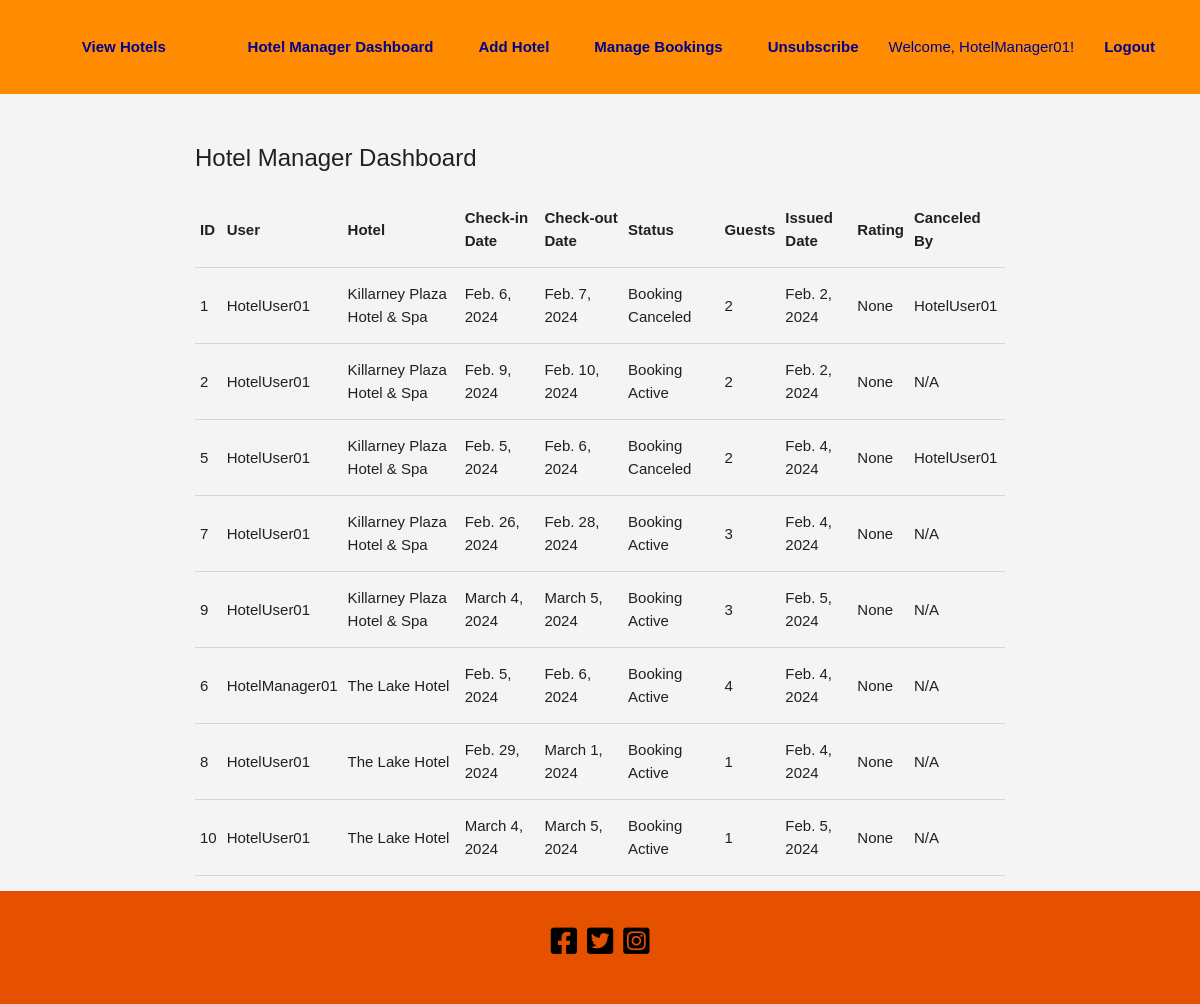
/hotel-manager/dashboard/ (signed in), run on an earlier commit of the app's database.
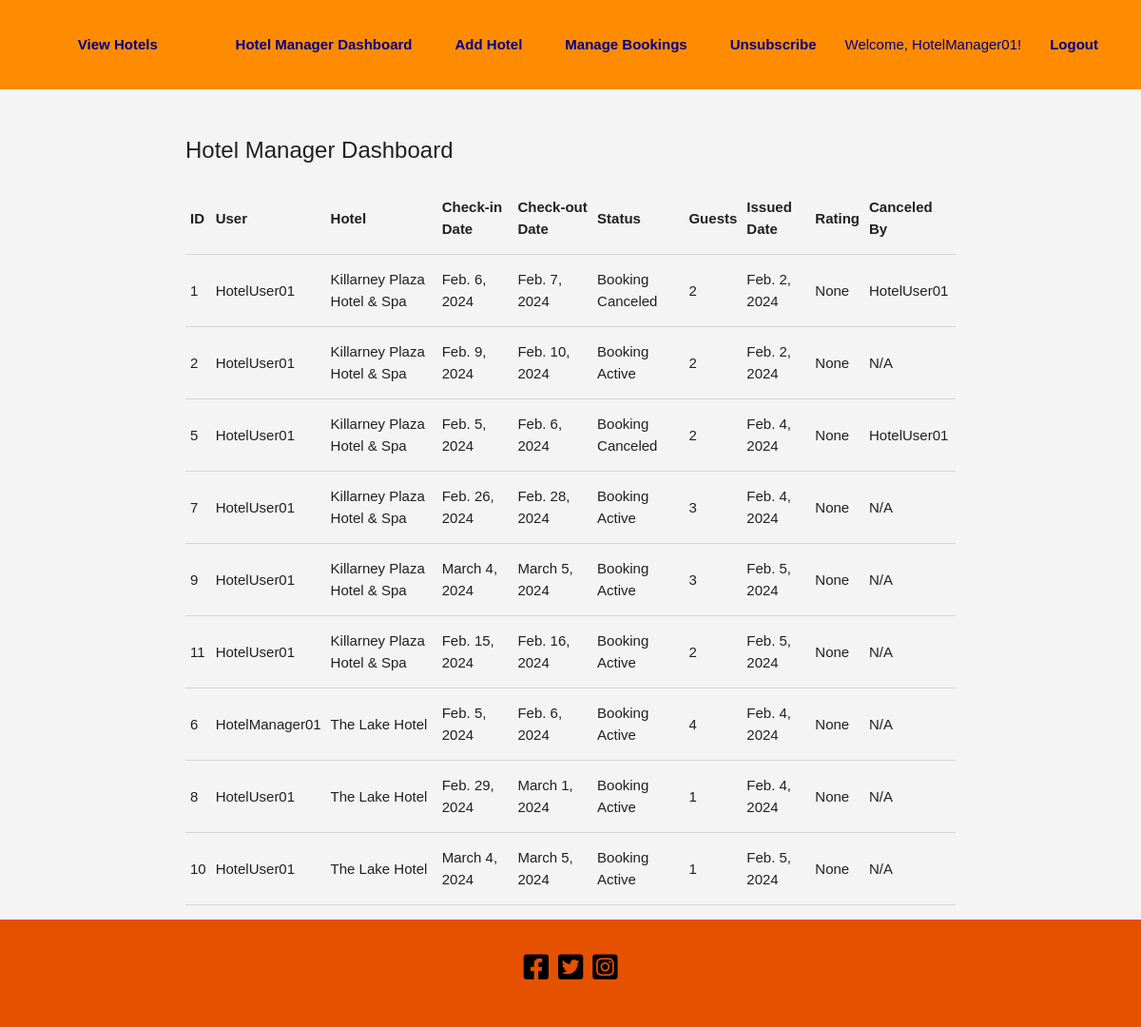
And on a later commit of the database.
### hotel_your_choice/models.py (models this page shows, shortened)
class Booking(models.Model):
    STATUS_ACTIVE = "active"
    STATUS_CANCELED = "canceled"
    STATUS_RESCHEDULED = "rescheduled"
    STATUS_CHOICES = [
        (STATUS_ACTIVE, "Booking Active"),
        (STATUS_CANCELED, "Booking Canceled"),
        (STATUS_RESCHEDULED, "Booking Rescheduled"),
    ]
    user = models.ForeignKey(get_user_model(), on_delete=models.CASCADE)
    hotel = models.ForeignKey(Hotel, on_delete=models.CASCADE)
    check_in_date = models.DateField()
    check_out_date = models.DateField()
    guests = models.PositiveIntegerField()
    issued_date = models.DateField(auto_now_add=True)
    rating = models.PositiveIntegerField(null=True, blank=True)
    status = models.CharField(
        max_length=20, choices=STATUS_CHOICES, default=STATUS_ACTIVE
    )
    canceled_by = models.ForeignKey(
        get_user_model(),
        on_delete=models.SET_NULL,
        null=True,
        blank=True,
        related_name="canceled_bookings",
    )
    original_booking = models.ForeignKey(
        "self", null=True, blank=True, on_delete=models.SET_NULL
    )

class CustomUser(AbstractUser):
    is_hotel_manager = models.BooleanField(default=False)
    is_client_user = models.BooleanField(default=False)
    is_administrator = models.BooleanField(default=True)
    groups = models.ManyToManyField(
        Group, related_name="customuser_groups", db_table="custom_user_groups"
    )
    user_permissions = models.ManyToManyField(
        Permission,
        related_name="customuser_permissions",
        db_table="custom_user_user_permissions",
    )
    profile_picture = models.ImageField(
        upload_to="profile_pics/", null=True, blank=True
    )
    reset_token = models.CharField(max_length=255, null=True, blank=True)
    contact_number = models.CharField(max_length=15, blank=True, null=True)
    roles = models.ManyToManyField("Role")  # Reference Role using string
    class Meta:
        db_table = "custom_user"

class Hotel(models.Model):
    name = models.CharField(max_length=255)
    description = models.TextField()
    address = models.CharField(max_length=255)
    night_rate = models.DecimalField(
        max_digits=10, decimal_places=2, default=0.0
    )
    capacity = models.IntegerField(null=True, blank=True)
    room_number = models.IntegerField(null=True, blank=True)
    main_photo = CloudinaryField(
        "image", folder="hotel_your_choice/hotel_main_photos/"
    )
    other_photos = models.ManyToManyField(
        "Photo", related_name="hotel_photos", blank=True
    )
    amenities = models.CharField(max_length=255, blank=True, null=True)
    manager = models.ForeignKey(
        CustomUser, on_delete=models.CASCADE, related_name="hotels_as_manager"
    )
    rated_bookings = models.ManyToManyField(
        "hotel_your_choice.Booking", related_name="rated_hotels", blank=True
    )
    objects = HotelManager()
    class Meta:
        verbose_name_plural = "Hotels"

### hotel_your_choice/views.py (the view)
@login_required
def hotel_manager_dashboard(request):
    hotels_managed = Hotel.objects.filter(manager=request.user)
    if hotels_managed.exists():
        bookings = Booking.objects.filter(hotel__in=hotels_managed)
    else:
        bookings = []
    return render(
        request,
        "hotel_your_choice/hotel_manager/dashboard.html",
        {"bookings": bookings},
    )

### hotel_your_choice/templates/hotel_your_choice/hotel_manager/dashboard.html (shortened to what this page needs)
{% extends 'base_generic.html' %}
{% load static %}
{% block content %}
<h2>Hotel Manager Dashboard</h2>
<table>
    <thead>
        <tr>
            <th>ID</th>
            <th>User</th>
            <th>Hotel</th>
            <th>Check-in Date</th>
            <th>Check-out Date</th>
            <th>Status</th>
            <th>Guests</th>
            <th>Issued Date</th>
            <th>Rating</th>
            <th>Canceled By</th>
        </tr>
    </thead>
    <tbody>
        {% for booking in bookings %}
        <tr>
            <td>{{ booking.id }}</td>
            <td>{{ booking.user.username }}</td>
            <td>{{ booking.hotel.name }}</td>
            <td>{{ booking.check_in_date }}</td>
            <td>{{ booking.check_out_date }}</td>
            <td>{{ booking.get_status_display }}</td>
            <td>{{ booking.guests }}</td>
            <td>{{ booking.issued_date }}</td>
            <td>{{ booking.rating }}</td>
            <td>{{ booking.canceled_by.username|default:'N/A' }}</td>
        </tr>
        {% endfor %}
    </tbody>
</table>
{% endblock %}

What changed in the data, as far as the page shows it:
added Booking: id "11", user.username "HotelUser01", hotel.name "Killarney Plaza Hotel & Spa", check_in_date "Feb. 15, 2024", check_out_date "Feb. 16, 2024", status "Booking Active", guests "2", issued_date "Feb. 5, 2024", rating "None", canceled_by.username "N/A"
